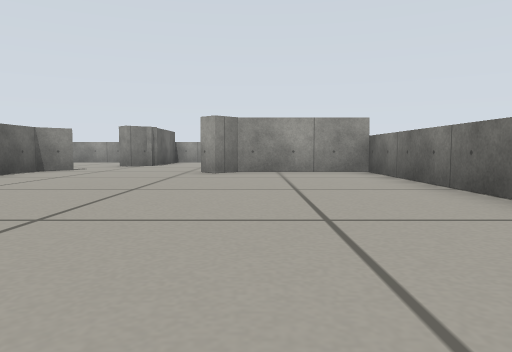
View 1 (above)

21 first-person views from a walk through a Gazebo world. The camera is 0.24 m above the floor, tilts 4° down and sees 70° across. The floor is counted in squares, 0.5 m on a side. Each view is taken from the middle of a square. On the plan, view 1 faces up. The plan holds only what a view shows up to about 9 squares ahead; the rest is blank.

View 2
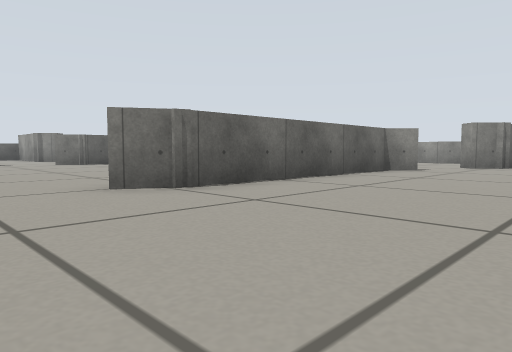

View 3
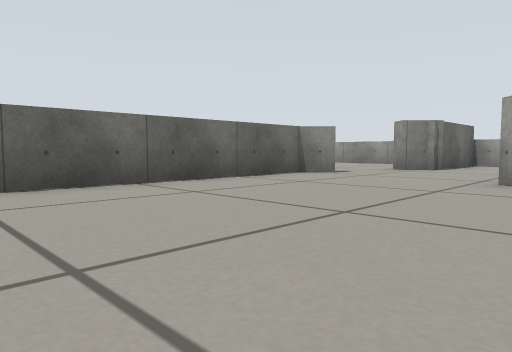

View 4
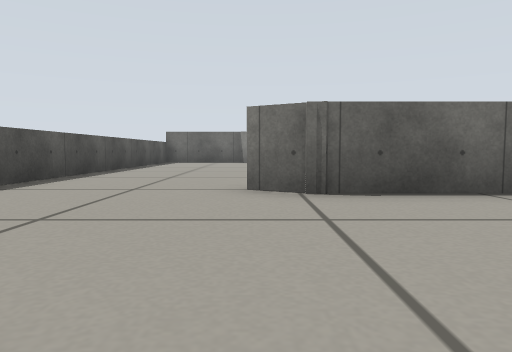

View 5
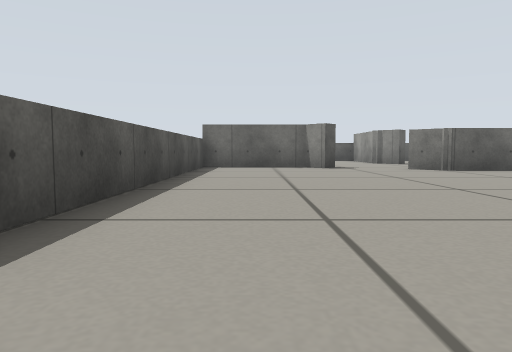

View 6
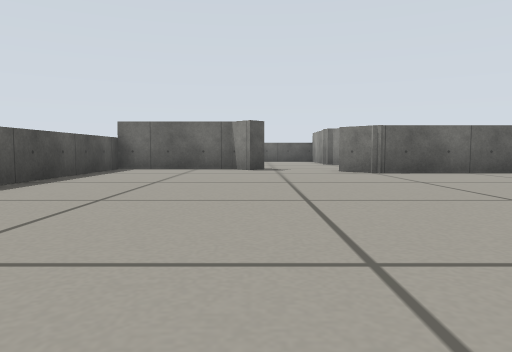

View 7
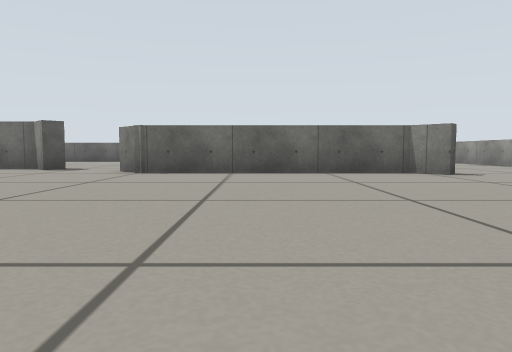

View 8
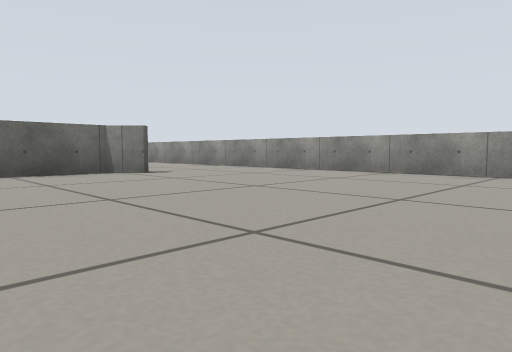

View 9
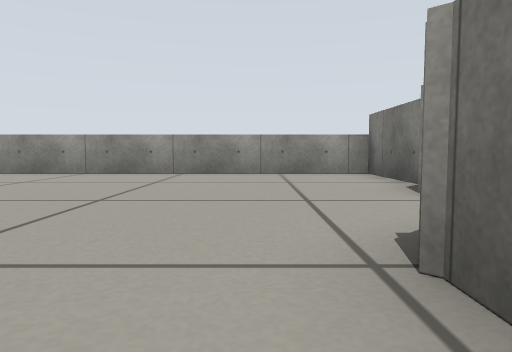

View 10
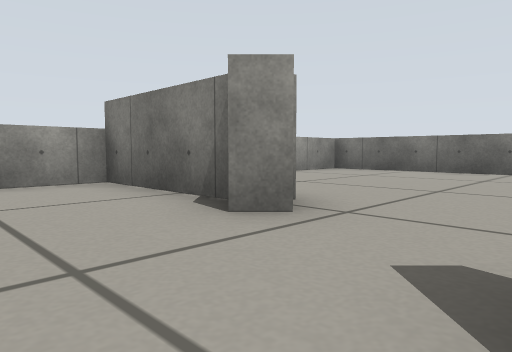

View 11
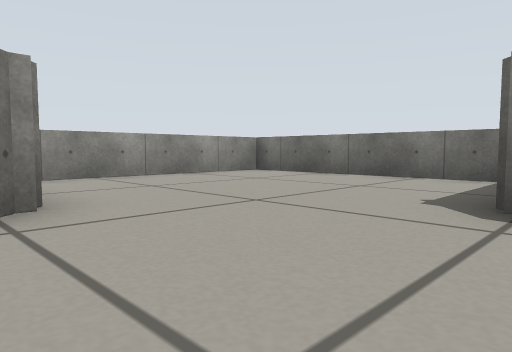

View 12
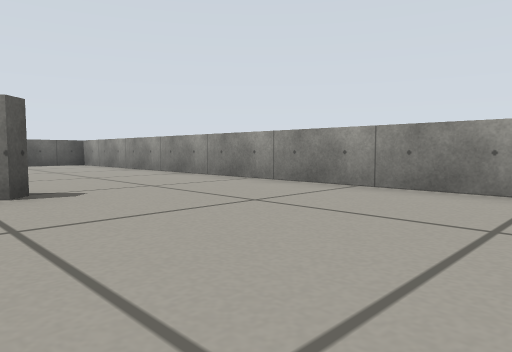

View 13
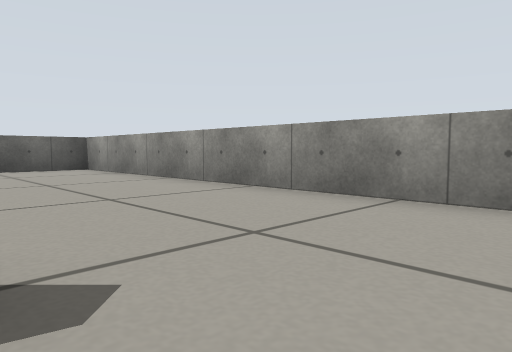

View 14
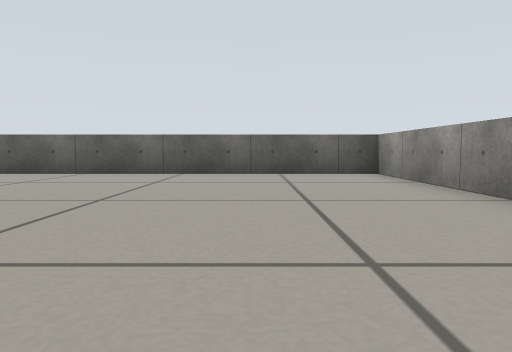

View 15
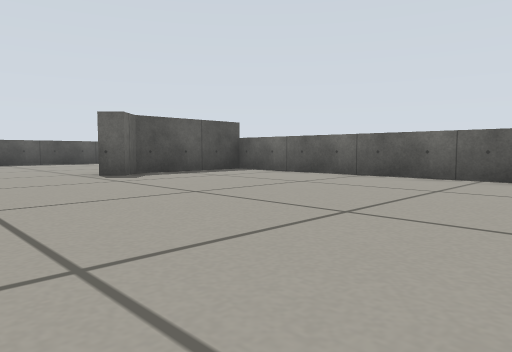

View 16
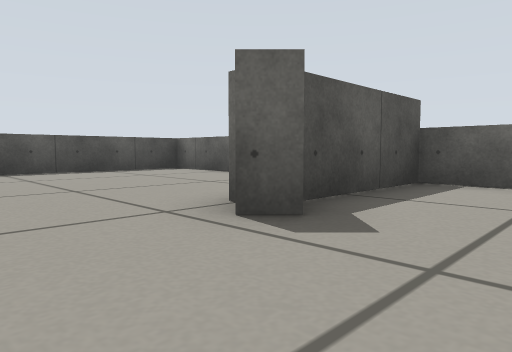

View 17
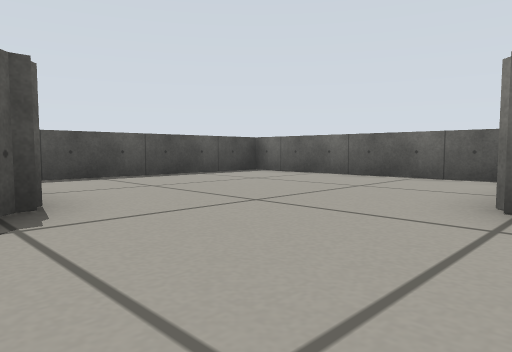

View 18
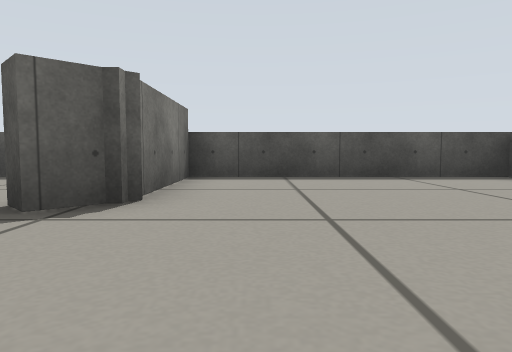

View 19
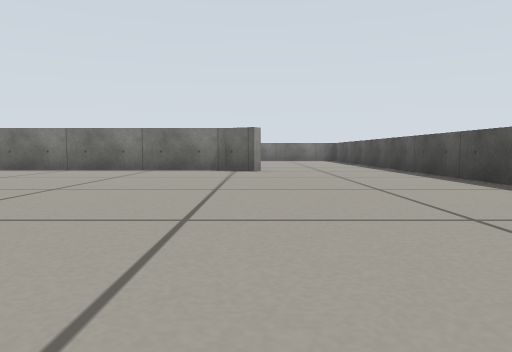

View 20
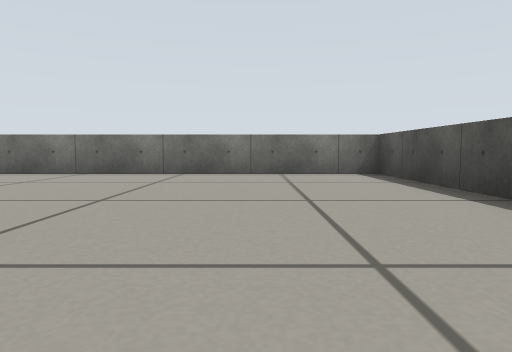

View 21
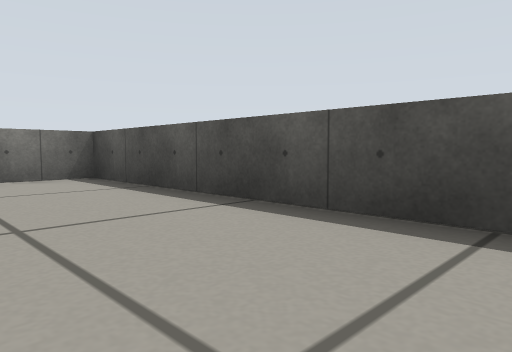

### Floor plan
Points are (right, up) in squares from view 1. A wall is a line through its corners. A room is listed if a view was taken in it or the views show most of it. See-through windows are left out.
Room 1 (views 1, 2, 3, 4, 5, 6, 7, 8, 9, 10, 11, 12, 13, 14, 15, 16, 17, 18, 19, 20, 21)
walls: (-13.1, 10.9) (-13.7, 10.2) (-13.7, 4.5) (-14.4, 3.9); (-5.8, 1.9) (-5.3, 2.7) (-5.3, 8.6); (-4.4, 8.9) (-5, 8.3) (-5, 2.7) (-5.5, 1.8); (-3.8, 10.8) (-4.2, 11.2); (-3.7, 11.6) (-3.7, 14.5) (-21.5, 14.5) (-21.5, 4.9) (-18.6, 4.9) (-18.2, 5.4) (-17.8, 5); (-15.1, -1.5) (2.5, -1.5) (2.5, 8.1) (-0.4, 8.1) (-0.8, 7.7) (-1.2, 8.2); (-21.5, 3.8) (-21.5, -1.5) (-15.8, -1.5) (-15.8, 1.6) (-15.1, 2.3) (-14.8, 2) (-15.1, 1.6)
ways out: opening at (-2, 9.7) to room 2
Room 2 (no view inside)
walls: (-3, 11.6) (-3.8, 10.8); (2.5, 9.3) (2.5, 14.5) (-2.4, 14.5)
ways out: opening at (-2, 9.7) to room 1

Where each view was taken, in squares from view 1:
view 1: 0 up, 0 right, facing up
view 2: 0 up, 1 left, facing up-left
view 3: 2 up, 0 right, facing up-left
view 4: 2 up, 1 left, facing left
view 5: 0 up, 5 left, facing left
view 6: 2 up, 6 left, facing left
view 7: 7 up, 6 left, facing left
view 8: 7 up, 6 left, facing up-left
view 9: 7 up, 6 left, facing up
view 10: 9 up, 6 left, facing up-right
view 11: 8 up, 4 left, facing up-right
view 12: 10 up, 9 left, facing up-left
view 13: 11 up, 12 left, facing up-left
view 14: 12 up, 14 left, facing left
view 15: 12 up, 15 left, facing down-left
view 16: 7 up, 16 left, facing down-left
view 17: 5 up, 15 left, facing down-left
view 18: 5 up, 17 left, facing down
view 19: 2 up, 14 left, facing right
view 20: 1 up, 5 left, facing right
view 21: 1 up, 4 left, facing down-right
